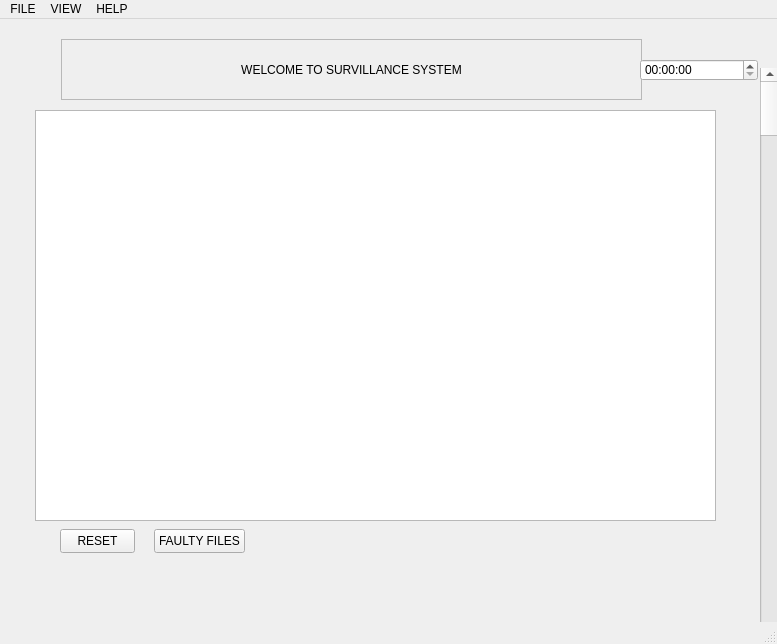
<?xml version="1.0" encoding="UTF-8"?>
<ui version="4.0">
 <class>SURVIELENCE</class>
 <widget class="QMainWindow" name="SURVIELENCE">
  <property name="geometry">
   <rect>
    <x>0</x>
    <y>0</y>
    <width>777</width>
    <height>644</height>
   </rect>
  </property>
  <property name="windowTitle">
   <string>LMNK TECHNOLOGIES</string>
  </property>
  <widget class="QWidget" name="centralwidget">
   <widget class="QLabel" name="label">
    <property name="geometry">
     <rect>
      <x>61</x>
      <y>20</y>
      <width>581</width>
      <height>61</height>
     </rect>
    </property>
    <property name="autoFillBackground">
     <bool>true</bool>
    </property>
    <property name="frameShape">
     <enum>QFrame::StyledPanel</enum>
    </property>
    <property name="frameShadow">
     <enum>QFrame::Raised</enum>
    </property>
    <property name="text">
     <string>WELCOME TO SURVILLANCE SYSTEM</string>
    </property>
    <property name="textFormat">
     <enum>Qt::MarkdownText</enum>
    </property>
    <property name="alignment">
     <set>Qt::AlignCenter</set>
    </property>
   </widget>
   <widget class="QPushButton" name="pushButton">
    <property name="geometry">
     <rect>
      <x>60</x>
      <y>510</y>
      <width>75</width>
      <height>24</height>
     </rect>
    </property>
    <property name="text">
     <string>RESET</string>
    </property>
   </widget>
   <widget class="QPushButton" name="pushButton_2">
    <property name="geometry">
     <rect>
      <x>154</x>
      <y>510</y>
      <width>91</width>
      <height>24</height>
     </rect>
    </property>
    <property name="text">
     <string>FAULTY FILES</string>
    </property>
   </widget>
   <widget class="QScrollBar" name="verticalScrollBar">
    <property name="geometry">
     <rect>
      <x>760</x>
      <y>49</y>
      <width>20</width>
      <height>611</height>
     </rect>
    </property>
    <property name="orientation">
     <enum>Qt::Vertical</enum>
    </property>
   </widget>
   <widget class="QTimeEdit" name="timeEdit">
    <property name="geometry">
     <rect>
      <x>640</x>
      <y>40</y>
      <width>118</width>
      <height>22</height>
     </rect>
    </property>
   </widget>
   <widget class="QListView" name="listView">
    <property name="geometry">
     <rect>
      <x>35</x>
      <y>91</y>
      <width>681</width>
      <height>411</height>
     </rect>
    </property>
   </widget>
  </widget>
  <widget class="QMenuBar" name="menubar">
   <property name="geometry">
    <rect>
     <x>0</x>
     <y>0</y>
     <width>777</width>
     <height>22</height>
    </rect>
   </property>
   <widget class="QMenu" name="menuFILE">
    <property name="autoFillBackground">
     <bool>true</bool>
    </property>
    <property name="title">
     <string>FILE</string>
    </property>
    <addaction name="actionNEW"/>
    <addaction name="actionSAVE"/>
   </widget>
   <widget class="QMenu" name="menuVIEW">
    <property name="title">
     <string>VIEW</string>
    </property>
    <addaction name="actionALL"/>
    <addaction name="actionSAFE"/>
    <addaction name="actionUNSAFE"/>
   </widget>
   <widget class="QMenu" name="menuHELP">
    <property name="title">
     <string>HELP</string>
    </property>
   </widget>
   <addaction name="menuFILE"/>
   <addaction name="menuVIEW"/>
   <addaction name="menuHELP"/>
  </widget>
  <widget class="QStatusBar" name="statusbar"/>
  <action name="actionNEW">
   <property name="text">
    <string>NEW</string>
   </property>
  </action>
  <action name="actionSAVE">
   <property name="text">
    <string>SAVE</string>
   </property>
  </action>
  <action name="actionALL">
   <property name="text">
    <string>ALL</string>
   </property>
  </action>
  <action name="actionSAFE">
   <property name="text">
    <string>SAFE </string>
   </property>
  </action>
  <action name="actionUNSAFE">
   <property name="text">
    <string>UNSAFE</string>
   </property>
  </action>
 </widget>
 <resources/>
 <connections/>
</ui>
